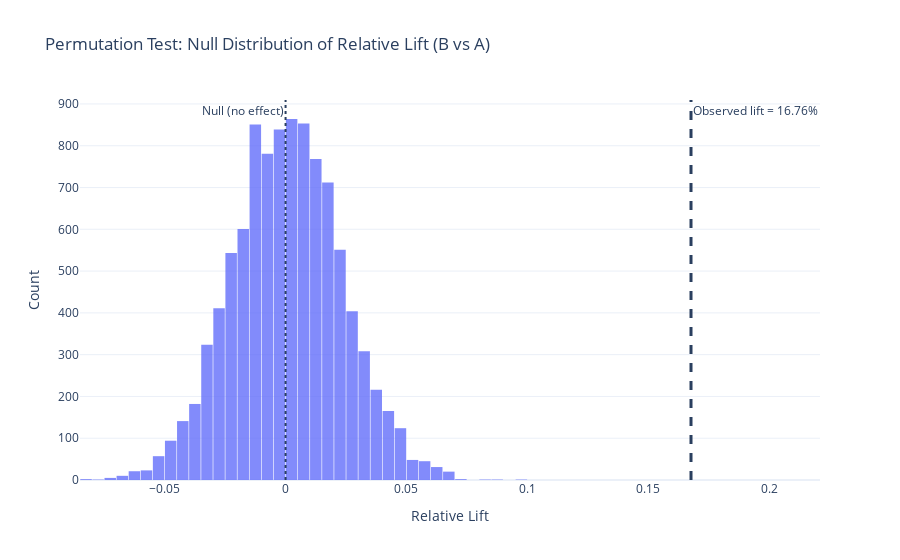

Here is the notebook cell this chart was saved with:
### Code cell
# Create histogram of permuted lifts
fig = px.histogram(
    perm_lifts,
    nbins=60,
    title="Permutation Test: Null Distribution of Relative Lift (B vs A)",
    labels={"value": "Relative Lift (Treatment vs Control)"},
    opacity=0.8
)

# Add vertical line for observed lift
fig.add_vline(
    x=lift,
    line_width=3,
    line_dash="dash",
    annotation_text=f"Observed lift = {lift:.2%}",
    annotation_position="top right"
)

# Optional: Add zero reference line (null hypothesis)
fig.add_vline(
    x=0,
    line_width=2,
    line_dash="dot",
    annotation_text="Null (no effect)",
    annotation_position="top left"
)

fig.update_layout(
    bargap=0.05,
    xaxis_title="Relative Lift",
    yaxis_title="Count",
    template="plotly_white",
    showlegend=False,
)

fig.show()

### Figure 1 — Plotly figure (JSON) as saved in the notebook; plotly's stock layout.template omitted (floating-point values rounded to 4 significant figures; data arrays with more than 128 entries replaced by an {"elided": "..."} marker saying what was removed)
{"data": [{"bingroup": "x", "hovertemplate": "variable=0<br>Relative Lift (Treatment vs Control)=%{x}<br>count=%{y}<extra></extra>", "legendgroup": "0", "marker": {"color": "#636efa", "opacity": 0.8, "pattern": {"shape": ""}}, "name": "0", "nbinsx": 60, "orientation": "v", "showlegend": true, "type": "histogram", "x": {"elided": "10000 float values"}, "xaxis": "x", "yaxis": "y"}], "layout": {"annotations": [{"showarrow": false, "text": "Observed lift = 16.76%", "x": 0.1676, "xanchor": "left", "xref": "x", "y": 1, "yanchor": "top", "yref": "y domain"}, {"showarrow": false, "text": "Null (no effect)", "x": 0, "xanchor": "right", "xref": "x", "y": 1, "yanchor": "top", "yref": "y domain"}], "bargap": 0.05, "barmode": "relative", "legend": {"title": {"text": "variable"}, "tracegroupgap": 0}, "shapes": [{"line": {"dash": "dash", "width": 3}, "type": "line", "x0": 0.1676, "x1": 0.1676, "xref": "x", "y0": 0, "y1": 1, "yref": "y domain"}, {"line": {"dash": "dot", "width": 2}, "type": "line", "x0": 0, "x1": 0, "xref": "x", "y0": 0, "y1": 1, "yref": "y domain"}], "showlegend": false, "title": {"text": "Permutation Test: Null Distribution of Relative Lift (B vs A)"}, "xaxis": {"anchor": "y", "domain": [0, 1], "title": {"text": "Relative Lift"}}, "yaxis": {"anchor": "x", "domain": [0, 1], "title": {"text": "Count"}}}}
